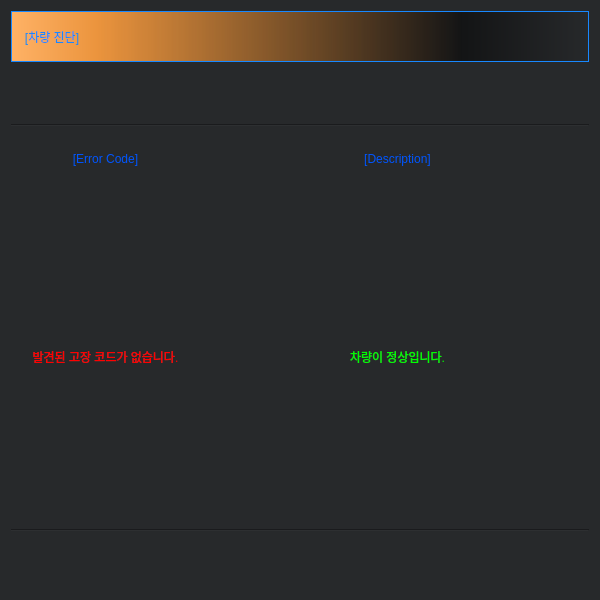
<?xml version="1.0" encoding="UTF-8"?>
<ui version="4.0">
 <class>Form</class>
 <widget class="QWidget" name="Form">
  <property name="geometry">
   <rect>
    <x>0</x>
    <y>0</y>
    <width>600</width>
    <height>600</height>
   </rect>
  </property>
  <property name="maximumSize">
   <size>
    <width>600</width>
    <height>600</height>
   </size>
  </property>
  <property name="windowTitle">
   <string>Form</string>
  </property>
  <property name="styleSheet">
   <string notr="true">background-color: rgb(39, 41, 43);</string>
  </property>
  <layout class="QGridLayout" name="gridLayout_2">
   <item row="0" column="0">
    <layout class="QGridLayout" name="gridLayout">
     <item row="14" column="2" colspan="2">
      <widget class="QLabel" name="label_11">
       <property name="text">
        <string/>
       </property>
      </widget>
     </item>
     <item row="2" column="1" colspan="3">
      <widget class="QLabel" name="label">
       <property name="styleSheet">
        <string notr="true">font: 11pt &quot;HY헤드라인M&quot;;
color : rgb(24, 136, 255);
border : 1px solid rgb(24, 136, 255);
background-color: qlineargradient(spread:pad, x1:0, y1:0, x2:1, y2:0, stop:0 rgba(255, 178, 102, 255), stop:0.15 rgba(235, 148, 61, 255), stop:0.78 rgba(0, 0, 0, 128), stop:1 rgba(0, 0, 0, 0));
</string>
       </property>
       <property name="text">
        <string>   [차량 진단]</string>
       </property>
      </widget>
     </item>
     <item row="5" column="2" colspan="2">
      <widget class="QLabel" name="label_13">
       <property name="styleSheet">
        <string notr="true">font: 13pt &quot;HY헤드라인M&quot;;
color: rgb(0, 85, 255);</string>
       </property>
       <property name="text">
        <string>[Description]</string>
       </property>
       <property name="alignment">
        <set>Qt::AlignCenter</set>
       </property>
      </widget>
     </item>
     <item row="7" column="1" rowspan="6">
      <widget class="QLabel" name="label_code">
       <property name="styleSheet">
        <string notr="true">font: 10pt &quot;HY헤드라인M&quot;;
color: rgb(255, 0, 0);</string>
       </property>
       <property name="text">
        <string>발견된 고장 코드가 없습니다.</string>
       </property>
       <property name="alignment">
        <set>Qt::AlignCenter</set>
       </property>
      </widget>
     </item>
     <item row="4" column="1" colspan="3">
      <widget class="Line" name="line">
       <property name="orientation">
        <enum>Qt::Horizontal</enum>
       </property>
      </widget>
     </item>
     <item row="5" column="1">
      <widget class="QLabel" name="label_12">
       <property name="styleSheet">
        <string notr="true">font: 13pt &quot;HY헤드라인M&quot;;
color: rgb(0, 85, 255);</string>
       </property>
       <property name="text">
        <string>[Error Code]</string>
       </property>
       <property name="alignment">
        <set>Qt::AlignCenter</set>
       </property>
      </widget>
     </item>
     <item row="7" column="2" rowspan="6" colspan="2">
      <widget class="QLabel" name="label_description">
       <property name="styleSheet">
        <string notr="true">font: 10pt &quot;HY헤드라인M&quot;;
color: rgb(0, 255, 0);</string>
       </property>
       <property name="text">
        <string>차량이 정상입니다.</string>
       </property>
       <property name="alignment">
        <set>Qt::AlignCenter</set>
       </property>
      </widget>
     </item>
     <item row="3" column="1">
      <widget class="QLabel" name="label_2">
       <property name="styleSheet">
        <string notr="true">image: url(car_scan.png);</string>
       </property>
       <property name="text">
        <string/>
       </property>
      </widget>
     </item>
     <item row="13" column="1" colspan="3">
      <widget class="Line" name="line_2">
       <property name="orientation">
        <enum>Qt::Horizontal</enum>
       </property>
      </widget>
     </item>
    </layout>
   </item>
  </layout>
 </widget>
 <resources/>
 <connections/>
</ui>
